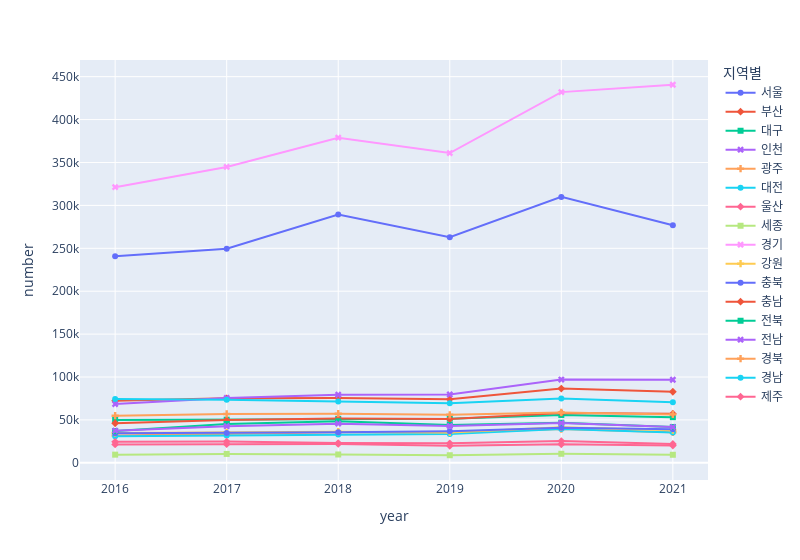
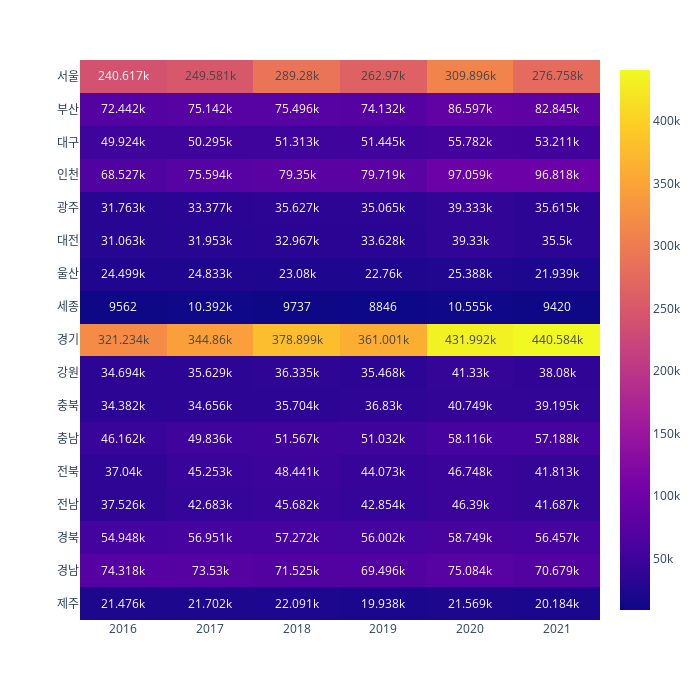

Notebook source saved alongside these figures, in order:
### Code cell
companies_num = pd.read_excel('지역별_창업기업수.xlsx', engine='openpyxl')
melted_companies = companies_num.melt(id_vars='지역별', value_vars=['2016','2017','2018','2019','2020','2021'], var_name='year',value_name='number')
melted_companies = melted_companies.loc[melted_companies['지역별'] != "전국"]

fig = px.line(melted_companies, x="year", y="number", color='지역별', symbol="지역별", width=800)
fig.show()

companies_num = companies_num.drop(0)
y_list = companies_num["지역별"].to_list()
companies_num.pop("지역별")
fig = px.imshow(companies_num, x=['2016','2017','2018','2019','2020','2021'], y=y_list,text_auto=True, aspect='auto', width=700, height=700)
fig.show()

### Figure 1 — Plotly figure (JSON) as saved in the notebook; plotly's stock layout.template omitted (floating-point values rounded to 4 significant figures)
{"data": [{"hovertemplate": "지역별=서울<br>year=%{x}<br>number=%{y}<extra></extra>", "legendgroup": "서울", "line": {"color": "#636efa", "dash": "solid"}, "marker": {"symbol": "circle"}, "mode": "lines+markers", "name": "서울", "orientation": "v", "showlegend": true, "type": "scatter", "x": ["2016", "2017", "2018", "2019", "2020", "2021"], "xaxis": "x", "y": [240617, 249581, 289280, 262970, 309896, 276758], "yaxis": "y"}, {"hovertemplate": "지역별=부산<br>year=%{x}<br>number=%{y}<extra></extra>", "legendgroup": "부산", "line": {"color": "#EF553B", "dash": "solid"}, "marker": {"symbol": "diamond"}, "mode": "lines+markers", "name": "부산", "orientation": "v", "showlegend": true, "type": "scatter", "x": ["2016", "2017", "2018", "2019", "2020", "2021"], "xaxis": "x", "y": [72442, 75142, 75496, 74132, 86597, 82845], "yaxis": "y"}, {"hovertemplate": "지역별=대구<br>year=%{x}<br>number=%{y}<extra></extra>", "legendgroup": "대구", "line": {"color": "#00cc96", "dash": "solid"}, "marker": {"symbol": "square"}, "mode": "lines+markers", "name": "대구", "orientation": "v", "showlegend": true, "type": "scatter", "x": ["2016", "2017", "2018", "2019", "2020", "2021"], "xaxis": "x", "y": [49924, 50295, 51313, 51445, 55782, 53211], "yaxis": "y"}, {"hovertemplate": "지역별=인천<br>year=%{x}<br>number=%{y}<extra></extra>", "legendgroup": "인천", "line": {"color": "#ab63fa", "dash": "solid"}, "marker": {"symbol": "x"}, "mode": "lines+markers", "name": "인천", "orientation": "v", "showlegend": true, "type": "scatter", "x": ["2016", "2017", "2018", "2019", "2020", "2021"], "xaxis": "x", "y": [68527, 75594, 79350, 79719, 97059, 96818], "yaxis": "y"}, {"hovertemplate": "지역별=광주<br>year=%{x}<br>number=%{y}<extra></extra>", "legendgroup": "광주", "line": {"color": "#FFA15A", "dash": "solid"}, "marker": {"symbol": "cross"}, "mode": "lines+markers", "name": "광주", "orientation": "v", "showlegend": true, "type": "scatter", "x": ["2016", "2017", "2018", "2019", "2020", "2021"], "xaxis": "x", "y": [31763, 33377, 35627, 35065, 39333, 35615], "yaxis": "y"}, {"hovertemplate": "지역별=대전<br>year=%{x}<br>number=%{y}<extra></extra>", "legendgroup": "대전", "line": {"color": "#19d3f3", "dash": "solid"}, "marker": {"symbol": "circle"}, "mode": "lines+markers", "name": "대전", "orientation": "v", "showlegend": true, "type": "scatter", "x": ["2016", "2017", "2018", "2019", "2020", "2021"], "xaxis": "x", "y": [31063, 31953, 32967, 33628, 39330, 35500], "yaxis": "y"}, {"hovertemplate": "지역별=울산<br>year=%{x}<br>number=%{y}<extra></extra>", "legendgroup": "울산", "line": {"color": "#FF6692", "dash": "solid"}, "marker": {"symbol": "diamond"}, "mode": "lines+markers", "name": "울산", "orientation": "v", "showlegend": true, "type": "scatter", "x": ["2016", "2017", "2018", "2019", "2020", "2021"], "xaxis": "x", "y": [24499, 24833, 23080, 22760, 25388, 21939], "yaxis": "y"}, {"hovertemplate": "지역별=세종<br>year=%{x}<br>number=%{y}<extra></extra>", "legendgroup": "세종", "line": {"color": "#B6E880", "dash": "solid"}, "marker": {"symbol": "square"}, "mode": "lines+markers", "name": "세종", "orientation": "v", "showlegend": true, "type": "scatter", "x": ["2016", "2017", "2018", "2019", "2020", "2021"], "xaxis": "x", "y": [9562, 10392, 9737, 8846, 10555, 9420], "yaxis": "y"}, {"hovertemplate": "지역별=경기<br>year=%{x}<br>number=%{y}<extra></extra>", "legendgroup": "경기", "line": {"color": "#FF97FF", "dash": "solid"}, "marker": {"symbol": "x"}, "mode": "lines+markers", "name": "경기", "orientation": "v", "showlegend": true, "type": "scatter", "x": ["2016", "2017", "2018", "2019", "2020", "2021"], "xaxis": "x", "y": [321234, 344860, 378899, 361001, 431992, 440584], "yaxis": "y"}, {"hovertemplate": "지역별=강원<br>year=%{x}<br>number=%{y}<extra></extra>", "legendgroup": "강원", "line": {"color": "#FECB52", "dash": "solid"}, "marker": {"symbol": "cross"}, "mode": "lines+markers", "name": "강원", "orientation": "v", "showlegend": true, "type": "scatter", "x": ["2016", "2017", "2018", "2019", "2020", "2021"], "xaxis": "x", "y": [34694, 35629, 36335, 35468, 41330, 38080], "yaxis": "y"}, {"hovertemplate": "지역별=충북<br>year=%{x}<br>number=%{y}<extra></extra>", "legendgroup": "충북", "line": {"color": "#636efa", "dash": "solid"}, "marker": {"symbol": "circle"}, "mode": "lines+markers", "name": "충북", "orientation": "v", "showlegend": true, "type": "scatter", "x": ["2016", "2017", "2018", "2019", "2020", "2021"], "xaxis": "x", "y": [34382, 34656, 35704, 36830, 40749, 39195], "yaxis": "y"}, {"hovertemplate": "지역별=충남<br>year=%{x}<br>number=%{y}<extra></extra>", "legendgroup": "충남", "line": {"color": "#EF553B", "dash": "solid"}, "marker": {"symbol": "diamond"}, "mode": "lines+markers", "name": "충남", "orientation": "v", "showlegend": true, "type": "scatter", "x": ["2016", "2017", "2018", "2019", "2020", "2021"], "xaxis": "x", "y": [46162, 49836, 51567, 51032, 58116, 57188], "yaxis": "y"}, {"hovertemplate": "지역별=전북<br>year=%{x}<br>number=%{y}<extra></extra>", "legendgroup": "전북", "line": {"color": "#00cc96", "dash": "solid"}, "marker": {"symbol": "square"}, "mode": "lines+markers", "name": "전북", "orientation": "v", "showlegend": true, "type": "scatter", "x": ["2016", "2017", "2018", "2019", "2020", "2021"], "xaxis": "x", "y": [37040, 45253, 48441, 44073, 46748, 41813], "yaxis": "y"}, {"hovertemplate": "지역별=전남<br>year=%{x}<br>number=%{y}<extra></extra>", "legendgroup": "전남", "line": {"color": "#ab63fa", "dash": "solid"}, "marker": {"symbol": "x"}, "mode": "lines+markers", "name": "전남", "orientation": "v", "showlegend": true, "type": "scatter", "x": ["2016", "2017", "2018", "2019", "2020", "2021"], "xaxis": "x", "y": [37526, 42683, 45682, 42854, 46390, 41687], "yaxis": "y"}, {"hovertemplate": "지역별=경북<br>year=%{x}<br>number=%{y}<extra></extra>", "legendgroup": "경북", "line": {"color": "#FFA15A", "dash": "solid"}, "marker": {"symbol": "cross"}, "mode": "lines+markers", "name": "경북", "orientation": "v", "showlegend": true, "type": "scatter", "x": ["2016", "2017", "2018", "2019", "2020", "2021"], "xaxis": "x", "y": [54948, 56951, 57272, 56002, 58749, 56457], "yaxis": "y"}, {"hovertemplate": "지역별=경남<br>year=%{x}<br>number=%{y}<extra></extra>", "legendgroup": "경남", "line": {"color": "#19d3f3", "dash": "solid"}, "marker": {"symbol": "circle"}, "mode": "lines+markers", "name": "경남", "orientation": "v", "showlegend": true, "type": "scatter", "x": ["2016", "2017", "2018", "2019", "2020", "2021"], "xaxis": "x", "y": [74318, 73530, 71525, 69496, 75084, 70679], "yaxis": "y"}, {"hovertemplate": "지역별=제주<br>year=%{x}<br>number=%{y}<extra></extra>", "legendgroup": "제주", "line": {"color": "#FF6692", "dash": "solid"}, "marker": {"symbol": "diamond"}, "mode": "lines+markers", "name": "제주", "orientation": "v", "showlegend": true, "type": "scatter", "x": ["2016", "2017", "2018", "2019", "2020", "2021"], "xaxis": "x", "y": [21476, 21702, 22091, 19938, 21569, 20184], "yaxis": "y"}], "layout": {"legend": {"title": {"text": "지역별"}, "tracegroupgap": 0}, "margin": {"t": 60}, "width": 800, "xaxis": {"anchor": "y", "domain": [0, 1], "title": {"text": "year"}}, "yaxis": {"anchor": "x", "domain": [0, 1], "title": {"text": "number"}}}}

### Figure 2 — Plotly figure (JSON) as saved in the notebook; plotly's stock layout.template omitted (floating-point values rounded to 4 significant figures)
{"data": [{"coloraxis": "coloraxis", "hovertemplate": "x: %{x}<br>y: %{y}<br>color: %{z}<extra></extra>", "name": "0", "texttemplate": "%{z}", "type": "heatmap", "x": ["2016", "2017", "2018", "2019", "2020", "2021"], "xaxis": "x", "y": ["서울", "부산", "대구", "인천", "광주", "대전", "울산", "세종", "경기", "강원", "충북", "충남", "전북", "전남", "경북", "경남", "제주"], "yaxis": "y", "z": [[240617, 249581, 289280, 262970, 309896, 276758], [72442, 75142, 75496, 74132, 86597, 82845], [49924, 50295, 51313, 51445, 55782, 53211], [68527, 75594, 79350, 79719, 97059, 96818], [31763, 33377, 35627, 35065, 39333, 35615], [31063, 31953, 32967, 33628, 39330, 35500], [24499, 24833, 23080, 22760, 25388, 21939], [9562, 10392, 9737, 8846, 10555, 9420], [321234, 344860, 378899, 361001, 431992, 440584], [34694, 35629, 36335, 35468, 41330, 38080], [34382, 34656, 35704, 36830, 40749, 39195], [46162, 49836, 51567, 51032, 58116, 57188], [37040, 45253, 48441, 44073, 46748, 41813], [37526, 42683, 45682, 42854, 46390, 41687], [54948, 56951, 57272, 56002, 58749, 56457], [74318, 73530, 71525, 69496, 75084, 70679], [21476, 21702, 22091, 19938, 21569, 20184]]}], "layout": {"coloraxis": {"colorscale": [[0, "#0d0887"], [0.1111, "#46039f"], [0.2222, "#7201a8"], [0.3333, "#9c179e"], [0.4444, "#bd3786"], [0.5556, "#d8576b"], [0.6667, "#ed7953"], [0.7778, "#fb9f3a"], [0.8889, "#fdca26"], [1, "#f0f921"]]}, "height": 700, "margin": {"t": 60}, "width": 700, "xaxis": {"anchor": "y", "domain": [0, 1]}, "yaxis": {"anchor": "x", "autorange": "reversed", "domain": [0, 1]}}}
